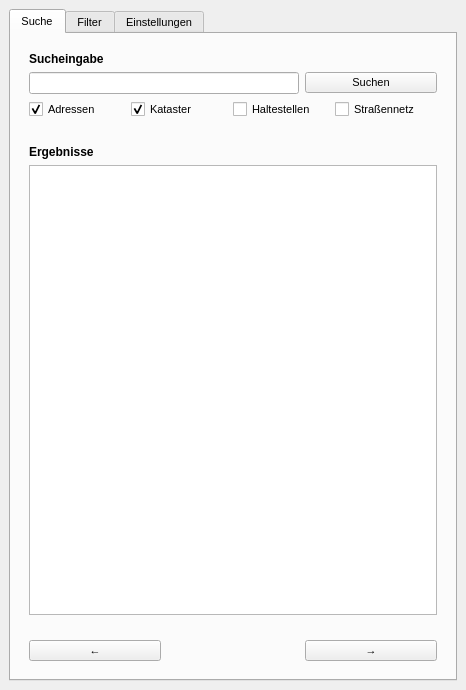
<?xml version="1.0" encoding="UTF-8"?>
<ui version="4.0">
 <class>GazetteerBBDockWidget</class>
 <widget class="QDockWidget" name="GazetteerBBDockWidget">
  <property name="geometry">
   <rect>
    <x>0</x>
    <y>0</y>
    <width>466</width>
    <height>690</height>
   </rect>
  </property>
  <property name="windowTitle">
   <string>Gazetteer Berlin/Brandenburg</string>
  </property>
  <widget class="QWidget" name="dockWidgetContents">
   <layout class="QVBoxLayout" name="verticalLayout">
    <item>
     <widget class="QTabWidget" name="tabWidget">
      <property name="sizePolicy">
       <sizepolicy hsizetype="Preferred" vsizetype="Preferred">
        <horstretch>0</horstretch>
        <verstretch>0</verstretch>
       </sizepolicy>
      </property>
      <property name="font">
       <font>
        <pointsize>8</pointsize>
        <weight>50</weight>
        <bold>false</bold>
       </font>
      </property>
      <property name="currentIndex">
       <number>0</number>
      </property>
      <widget class="QWidget" name="searchTab">
       <attribute name="title">
        <string>Suche</string>
       </attribute>
       <layout class="QGridLayout" name="gridLayout">
        <item row="0" column="0">
         <layout class="QGridLayout" name="gridLayoutSearch" rowstretch="0,0,0,0,0,0,0,0,0,0,0,0,0,0,0,0">
          <property name="leftMargin">
           <number>9</number>
          </property>
          <property name="topMargin">
           <number>9</number>
          </property>
          <property name="rightMargin">
           <number>9</number>
          </property>
          <property name="bottomMargin">
           <number>9</number>
          </property>
          <item row="2" column="3">
           <widget class="QPushButton" name="searchButton">
            <property name="font">
             <font>
              <pointsize>8</pointsize>
              <weight>50</weight>
              <bold>false</bold>
             </font>
            </property>
            <property name="text">
             <string>Suchen</string>
            </property>
            <property name="autoDefault">
             <bool>false</bool>
            </property>
            <property name="default">
             <bool>false</bool>
            </property>
           </widget>
          </item>
          <item row="15" column="2">
           <widget class="QLabel" name="pageLabel">
            <property name="text">
             <string/>
            </property>
            <property name="alignment">
             <set>Qt::AlignCenter</set>
            </property>
           </widget>
          </item>
          <item row="14" column="2">
           <widget class="QLabel" name="hitsLabel">
            <property name="layoutDirection">
             <enum>Qt::LeftToRight</enum>
            </property>
            <property name="text">
             <string/>
            </property>
            <property name="alignment">
             <set>Qt::AlignCenter</set>
            </property>
           </widget>
          </item>
          <item row="9" column="1">
           <widget class="QLabel" name="resultLabel">
            <property name="font">
             <font>
              <pointsize>9</pointsize>
              <weight>75</weight>
              <bold>true</bold>
             </font>
            </property>
            <property name="text">
             <string>Ergebnisse</string>
            </property>
           </widget>
          </item>
          <item row="15" column="3">
           <widget class="QPushButton" name="nextButton">
            <property name="enabled">
             <bool>true</bool>
            </property>
            <property name="text">
             <string>→</string>
            </property>
           </widget>
          </item>
          <item row="2" column="1" colspan="2">
           <widget class="QLineEdit" name="searchEdit"/>
          </item>
          <item row="10" column="1" colspan="3">
           <widget class="QListWidget" name="resultWidget">
            <property name="font">
             <font>
              <family>MS Shell Dlg 2</family>
              <pointsize>10</pointsize>
              <weight>50</weight>
              <bold>false</bold>
             </font>
            </property>
            <property name="lineWidth">
             <number>1</number>
            </property>
            <property name="spacing">
             <number>0</number>
            </property>
           </widget>
          </item>
          <item row="1" column="1" colspan="3">
           <widget class="QLabel" name="searchLabel">
            <property name="font">
             <font>
              <pointsize>9</pointsize>
              <weight>75</weight>
              <bold>true</bold>
             </font>
            </property>
            <property name="text">
             <string>Sucheingabe</string>
            </property>
           </widget>
          </item>
          <item row="15" column="1">
           <widget class="QPushButton" name="backButton">
            <property name="enabled">
             <bool>true</bool>
            </property>
            <property name="text">
             <string>←</string>
            </property>
           </widget>
          </item>
          <item row="8" column="1" colspan="3">
           <spacer name="horizontalSpacer_2">
            <property name="orientation">
             <enum>Qt::Horizontal</enum>
            </property>
            <property name="sizeHint" stdset="0">
             <size>
              <width>40</width>
              <height>20</height>
             </size>
            </property>
           </spacer>
          </item>
          <item row="3" column="1" colspan="3">
           <layout class="QHBoxLayout" name="horizontalLayout_3">
            <property name="spacing">
             <number>0</number>
            </property>
            <item>
             <widget class="QCheckBox" name="addressBox">
              <property name="text">
               <string>Adressen</string>
              </property>
              <property name="checked">
               <bool>true</bool>
              </property>
             </widget>
            </item>
            <item>
             <widget class="QCheckBox" name="cadastreBox">
              <property name="text">
               <string>Kataster</string>
              </property>
              <property name="checked">
               <bool>true</bool>
              </property>
             </widget>
            </item>
            <item>
             <widget class="QCheckBox" name="transportBox">
              <property name="text">
               <string>Haltestellen</string>
              </property>
             </widget>
            </item>
            <item>
             <widget class="QCheckBox" name="streetBox">
              <property name="text">
               <string>Straßennetz</string>
              </property>
             </widget>
            </item>
           </layout>
          </item>
         </layout>
        </item>
       </layout>
      </widget>
      <widget class="QWidget" name="filterTab">
       <attribute name="title">
        <string>Filter</string>
       </attribute>
       <layout class="QGridLayout" name="gridLayout_6">
        <item row="0" column="0">
         <layout class="QGridLayout" name="gridLayoutFilter">
          <property name="sizeConstraint">
           <enum>QLayout::SetMaximumSize</enum>
          </property>
          <property name="leftMargin">
           <number>9</number>
          </property>
          <property name="topMargin">
           <number>9</number>
          </property>
          <property name="rightMargin">
           <number>9</number>
          </property>
          <property name="bottomMargin">
           <number>9</number>
          </property>
          <item row="3" column="0">
           <spacer name="verticalSpacer">
            <property name="orientation">
             <enum>Qt::Vertical</enum>
            </property>
            <property name="sizeHint" stdset="0">
             <size>
              <width>20</width>
              <height>40</height>
             </size>
            </property>
           </spacer>
          </item>
          <item row="1" column="0" colspan="3">
           <widget class="QLabel" name="hintLabel">
            <property name="text">
             <string>Hinweis: Um Filter anzuzeigen, führen Sie bitte die Suche aus.</string>
            </property>
           </widget>
          </item>
          <item row="2" column="0" colspan="3">
           <layout class="QVBoxLayout" name="filterBoxLayout"/>
          </item>
          <item row="5" column="1" colspan="2">
           <spacer name="horizontalSpacer_5">
            <property name="orientation">
             <enum>Qt::Horizontal</enum>
            </property>
            <property name="sizeHint" stdset="0">
             <size>
              <width>40</width>
              <height>20</height>
             </size>
            </property>
           </spacer>
          </item>
          <item row="5" column="0">
           <widget class="QPushButton" name="confirmButton">
            <property name="text">
             <string>Übernehmen</string>
            </property>
           </widget>
          </item>
         </layout>
        </item>
       </layout>
      </widget>
      <widget class="QWidget" name="settingsTab">
       <attribute name="title">
        <string>Einstellungen</string>
       </attribute>
       <layout class="QGridLayout" name="gridLayout_3">
        <item row="0" column="0">
         <layout class="QGridLayout" name="gridLayoutSettings">
          <property name="leftMargin">
           <number>9</number>
          </property>
          <property name="topMargin">
           <number>9</number>
          </property>
          <property name="rightMargin">
           <number>9</number>
          </property>
          <property name="bottomMargin">
           <number>9</number>
          </property>
          <item row="22" column="0">
           <widget class="QSpinBox" name="resultsBox">
            <property name="minimum">
             <number>10</number>
            </property>
            <property name="maximum">
             <number>50</number>
            </property>
            <property name="value">
             <number>20</number>
            </property>
           </widget>
          </item>
          <item row="4" column="0">
           <widget class="QCheckBox" name="layerBox">
            <property name="text">
             <string>Geometrie anzeigen</string>
            </property>
            <property name="checked">
             <bool>true</bool>
            </property>
           </widget>
          </item>
          <item row="36" column="0" colspan="3">
           <widget class="QLabel" name="settingsLabel">
            <property name="font">
             <font>
              <pointsize>8</pointsize>
              <weight>75</weight>
              <bold>true</bold>
             </font>
            </property>
            <property name="text">
             <string/>
            </property>
            <property name="wordWrap">
             <bool>true</bool>
            </property>
           </widget>
          </item>
          <item row="20" column="0" colspan="3">
           <spacer name="horizontalSpacer_6">
            <property name="orientation">
             <enum>Qt::Horizontal</enum>
            </property>
            <property name="sizeHint" stdset="0">
             <size>
              <width>40</width>
              <height>20</height>
             </size>
            </property>
           </spacer>
          </item>
          <item row="21" column="0">
           <widget class="QLabel" name="sizeLabel">
            <property name="font">
             <font>
              <pointsize>9</pointsize>
              <weight>75</weight>
              <bold>true</bold>
             </font>
            </property>
            <property name="text">
             <string>Treffer pro Seite</string>
            </property>
           </widget>
          </item>
          <item row="37" column="2">
           <widget class="QPushButton" name="resetButton">
            <property name="text">
             <string>Reset</string>
            </property>
           </widget>
          </item>
          <item row="11" column="0" colspan="3">
           <layout class="QHBoxLayout" name="horizontalLayout_8"/>
          </item>
          <item row="12" column="0" colspan="3">
           <spacer name="horizontalSpacer_3">
            <property name="orientation">
             <enum>Qt::Horizontal</enum>
            </property>
            <property name="sizeHint" stdset="0">
             <size>
              <width>40</width>
              <height>20</height>
             </size>
            </property>
           </spacer>
          </item>
          <item row="37" column="0">
           <widget class="QPushButton" name="saveButton">
            <property name="text">
             <string>Speichern</string>
            </property>
           </widget>
          </item>
          <item row="6" column="0" colspan="3">
           <spacer name="horizontalSpacer">
            <property name="orientation">
             <enum>Qt::Horizontal</enum>
            </property>
            <property name="sizeHint" stdset="0">
             <size>
              <width>40</width>
              <height>20</height>
             </size>
            </property>
           </spacer>
          </item>
          <item row="16" column="0">
           <widget class="QLabel" name="searchUrlLabel">
            <property name="font">
             <font>
              <pointsize>9</pointsize>
              <weight>75</weight>
              <bold>true</bold>
             </font>
            </property>
            <property name="text">
             <string>URL</string>
            </property>
           </widget>
          </item>
          <item row="10" column="0" colspan="3">
           <layout class="QGridLayout" name="gridLayout_2" rowstretch="0,0,0">
            <item row="1" column="1">
             <widget class="QgsColorButton" name="fillColorButton">
              <property name="allowOpacity">
               <bool>true</bool>
              </property>
             </widget>
            </item>
            <item row="2" column="2">
             <widget class="QgsColorButton" name="borderColorPointButton">
              <property name="allowOpacity">
               <bool>true</bool>
              </property>
             </widget>
            </item>
            <item row="2" column="1">
             <widget class="QgsColorButton" name="borderColorButton">
              <property name="allowOpacity">
               <bool>true</bool>
              </property>
             </widget>
            </item>
            <item row="1" column="2">
             <widget class="QgsColorButton" name="fillColorPointButton">
              <property name="allowOpacity">
               <bool>true</bool>
              </property>
             </widget>
            </item>
            <item row="2" column="0">
             <widget class="QLabel" name="borderColorLabel">
              <property name="text">
               <string>Rahmenfarbe</string>
              </property>
             </widget>
            </item>
            <item row="0" column="1">
             <widget class="QLabel" name="polygonLabel">
              <property name="text">
               <string>Polygone</string>
              </property>
             </widget>
            </item>
            <item row="0" column="3" colspan="2">
             <widget class="QLabel" name="lineLabel">
              <property name="text">
               <string>Linien</string>
              </property>
             </widget>
            </item>
            <item row="0" column="2">
             <widget class="QLabel" name="pointLabel">
              <property name="text">
               <string>Punkte</string>
              </property>
             </widget>
            </item>
            <item row="1" column="3" colspan="2">
             <widget class="QgsColorButton" name="fillColorLineButton">
              <property name="allowOpacity">
               <bool>true</bool>
              </property>
             </widget>
            </item>
            <item row="1" column="0">
             <widget class="QLabel" name="fillLabel">
              <property name="text">
               <string>Füllfarbe</string>
              </property>
             </widget>
            </item>
           </layout>
          </item>
          <item row="18" column="0" colspan="2">
           <widget class="QLineEdit" name="urlEdit">
            <property name="text">
             <string>https://search.geobasis-bb.de</string>
            </property>
           </widget>
          </item>
          <item row="4" column="1">
           <widget class="QCheckBox" name="complexBox">
            <property name="text">
             <string>Komplexe Geometrie</string>
            </property>
            <property name="checked">
             <bool>true</bool>
            </property>
           </widget>
          </item>
          <item row="3" column="0">
           <widget class="QLabel" name="geometryLabel">
            <property name="font">
             <font>
              <pointsize>9</pointsize>
              <weight>75</weight>
              <bold>true</bold>
             </font>
            </property>
            <property name="text">
             <string>Geometrie</string>
            </property>
           </widget>
          </item>
          <item row="35" column="0">
           <spacer name="verticalSpacer_2">
            <property name="orientation">
             <enum>Qt::Vertical</enum>
            </property>
            <property name="sizeHint" stdset="0">
             <size>
              <width>20</width>
              <height>40</height>
             </size>
            </property>
           </spacer>
          </item>
         </layout>
        </item>
       </layout>
      </widget>
     </widget>
    </item>
   </layout>
  </widget>
 </widget>
 <customwidgets>
  <customwidget>
   <class>QgsColorButton</class>
   <extends>QToolButton</extends>
   <header>qgscolorbutton.h</header>
  </customwidget>
 </customwidgets>
 <resources/>
 <connections/>
</ui>
